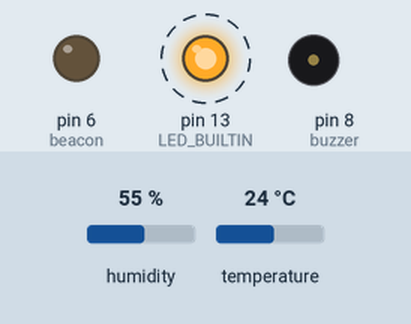
Recording of a sketch running on a simulated Arduino Uno, built with avr-gcc and run on an emulated ATmega328P. Shown: output pins drawn as LEDs (lit = HIGH), buzzer (waves = sounding, pin HIGH). Wiring (inferred from the names in the program): 24Cxx EEPROM at I2C address 0x50. Dashed ring = blinking. The test bench sets the inputs (shaded band); at power-on: humidity 55 %, temperature 24 °C. EEPROM starts erased; pins used as bus, display or sensor lines are not drawn; what the sketch prints to the serial monitor is not drawn.

Above: at 90.87 s.
Timing chart, 0 to 93.7 s (numbered marks = the images above):
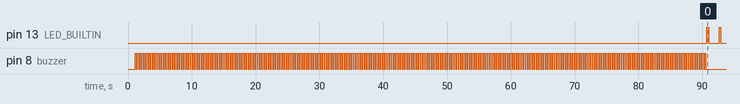

Measured:
- by itself, pin 13 (LED_BUILTIN): alternates HIGH for 0.29 s and LOW for 1.6 s

The sketch:

aero-strobe.ino
```cpp
// (licence header left out)
#define DEBUG // Comment to remove serial debug messages

// Include the Arduino's internal EEPROM Libray
#include <EEPROM.h>

// Include the I2C Wire Library
#include <Wire.h>

// Include the DHT Library
#include <DHT.h>;

// EEPROM I2C Address
#define EEPROM_I2C_ADDRESS 0x50

//DHT PIN
#define DHTPIN 7

//DHT TYPE 21 (AM2301)
#define DHTTYPE DHT21

// Set user editable variables
const bool MULTI_MODE_ENABLED = true; // Enable multi mode switching by power
const bool TEMP_CHECK_ENABLED = true; // Enable system temperature check
const float TEMP_ERROR = 60.0; // Temperature to put the system in protection mode
const int MODE2_TAIL_BRIGHTNESS = 22; // Brightness of Tail light (0-255)
const int WINGTIP_STROBE_NUM = 2; // Number of Wingtip flash
const int TAIL_STROBE_NUM = 1; // Number of Tail flash
const int TIME_BETWEEN_STROBE = 1600; // Time between flashes (in millis)

// Set system configuration variables
int strobe_wingtip = 10;
int strobe_tail = 9;
int beacon = 6;
int buzzer = 8;

int multi_mode_selector = 0; // Multi mode selector
int MULTI_MODE_EEPROM_ADDR = 0; // Multi mode EEPROM address
int dht_error = 0; // DHT error
int TEMP_ERROR_EEPROM_ADDRESS = 500; //EEPROM Address used to count DHT error

// Initialize DHT sensor for normal 16mhz Arduino
DHT dht(DHTPIN, DHTTYPE);

// Function to write to I2C EEPROOM
void i2cWriteEEPROM(int address, byte val)
{
  // Begin transmission to I2C EEPROM
  Wire.beginTransmission(EEPROM_I2C_ADDRESS);

  // Send memory address as two 8-bit bytes
  Wire.write((int)(address >> 8));   // MSB
  Wire.write((int)(address & 0xFF)); // LSB

  // Send data to be stored
  Wire.write(val);

  // End the transmission
  Wire.endTransmission();

  // Add 5ms delay for EEPROM
  delay(5);
}

// Function to read from I2C EEPROOM
byte i2cReadEEPROM(int address)
{
  // Define byte for received data
  byte rcvData = 0xFF;

  // Begin transmission to I2C EEPROM
  Wire.beginTransmission(EEPROM_I2C_ADDRESS);

  // Send memory address as two 8-bit bytes
  Wire.write((int)(address >> 8));   // MSB
  Wire.write((int)(address & 0xFF)); // LSB

  // End the transmission
  Wire.endTransmission();

  // Request one byte of data at current memory address
  Wire.requestFrom(EEPROM_I2C_ADDRESS, 1);

  // Read the data and assign to variable
  rcvData =  Wire.read();

  // Return the data as function output
  return rcvData;
}

// Function to check external temp and block the system if temp is over TEMP_ERROR user's value
void tempCheck() {
  // First temperature and humidity read
  float hum = dht.readHumidity();
  float temp = dht.readTemperature();

  // Check if any reads failed and increment error counter
  if (isnan(hum) || isnan(temp)) {
    Serial.println(F("Failed to read from DHT sensor!"));
    dht_error++;
  } else {
    dht_error = 0;
  }

  // Write error into external EEPROM
  if(dht_error == 1) {
    int eeprom_temp_error = i2cReadEEPROM(TEMP_ERROR_EEPROM_ADDRESS);
    eeprom_temp_error++;
    i2cWriteEEPROM(TEMP_ERROR_EEPROM_ADDRESS, eeprom_temp_error);
  }

  // If the DHT sensor is in error for more than 15 times (30sec) or there is an overtemperature stop the system
  if (dht_error >= 15 || temp >= TEMP_ERROR) {
    unsigned long error_time = (millis() / 1000);
    do {
      temp = dht.readTemperature();
      Serial.println(F("The temperature is too high or DHT sensor is unavailable!"));
      Serial.print("Current reading temperature: "); Serial.print(temp);
      Serial.println(" Celsius");

      // Turn on buzzer
      digitalWrite(buzzer, HIGH);
      delay(500);
      // Turn off buzzer
      digitalWrite(buzzer, LOW);

      // Wait 1 second before read again
      delay(1000);

      // If more than 3 minutes have passed turn on the buzzer to notify the problem
      if ((millis() / 1000) - error_time > 180) {
        // Turn on buzzer for at least 5 minutes
        digitalWrite(buzzer, HIGH);
        delay(300000);
      }
    } while (temp >= TEMP_ERROR);

    // Turn off buzzer
    digitalWrite(buzzer, LOW);
  }

  // Print temp and humidity values to serial monitor if debug enabled
  #ifdef DEBUG
  Serial.print("Humidity: ");
  Serial.print(hum);
  Serial.print("%, Temperature: ");
  Serial.print(temp);
  Serial.println(" Celsius");
  #endif
}

// Setup digital pin and peripherals
void setup() {
  Serial.begin(9600);
  Serial.println("System is starting up. Please wait...");

  // Connect to I2C BUS as Master
  Wire.begin();

  // Initizalize DHT sensor
  dht.begin();

  // Initialize digital pin
  pinMode(LED_BUILTIN, OUTPUT);
  pinMode(strobe_wingtip, OUTPUT);
  pinMode(strobe_tail, OUTPUT);
  pinMode(beacon, OUTPUT);
  pinMode(buzzer, OUTPUT);

  // Switch off all output
  digitalWrite(strobe_wingtip, LOW);
  digitalWrite(strobe_tail, LOW);
  digitalWrite(beacon, LOW);
  digitalWrite(buzzer, LOW);

  // Check I2C EEPROM Connection
  Wire.beginTransmission(EEPROM_I2C_ADDRESS);
  byte i2c_eeprom_error = Wire.endTransmission();
  if (i2c_eeprom_error == 0) {
    Serial.println("I2C EEPROM device OK!");
  } else {
    Serial.println("I2C EEPROM device not found!");
    // Tone 3 time to declare I2C EEPROM Error
    for (int i = 0; i < 3; i++) {
      digitalWrite(buzzer, HIGH);
      delay(150);
      digitalWrite(buzzer, LOW);
      delay(150);
    }
  }

  // If multi mode enabled save and read state to/from EEPROM
  if (MULTI_MODE_ENABLED) {
    // External EEPROM is available
    if (i2c_eeprom_error == 0) {
      // Read EEPROM
      multi_mode_selector = i2cReadEEPROM(MULTI_MODE_EEPROM_ADDR);
      // Increment mode readed
      multi_mode_selector++;

      // Write actual mode to EEPROM
      i2cWriteEEPROM(MULTI_MODE_EEPROM_ADDR, multi_mode_selector);

      // After 1 second we can safely put to mode 0 (standard)
      delay(1100);
      i2cWriteEEPROM(MULTI_MODE_EEPROM_ADDR, 0);
    } else {
      // Read EEPROM
      multi_mode_selector = EEPROM.read(MULTI_MODE_EEPROM_ADDR);
      // Increment mode readed
      multi_mode_selector++;

      // Write actual mode to EEPROM
      EEPROM.update(MULTI_MODE_EEPROM_ADDR, multi_mode_selector);

      // After 1 second we can safely put to mode 0 (standard)
      delay(1100);
      EEPROM.update(MULTI_MODE_EEPROM_ADDR, 0);
    }
  } else {
    delay(500); // Fix DHT startup on Nano Every
  }

  // Check DHT Sensor
  if (dht.read(true) != 0) {
    Serial.println("DHT device OK!");
    Serial.print("DHT Error counter read from EEPROM: ");
    Serial.println(i2cReadEEPROM(TEMP_ERROR_EEPROM_ADDRESS));
  } else {
    Serial.println("DHT device not found!");
    // Tone 6 time to declare DHT device error
    for (int i = 0; i < 6; i++) {
      digitalWrite(buzzer, HIGH);
      delay(150);
      digitalWrite(buzzer, LOW);
      delay(150);
    }
  }

  // Buzzer sound of mode enabled
  for (int i = 0; i < multi_mode_selector; i++) {
    digitalWrite(buzzer, HIGH);
    delay(200);
    digitalWrite(buzzer, LOW);
    delay(150);
  }

  Serial.println("System startup complete!");
  Serial.print("Mode ");
  Serial.print(multi_mode_selector);
  Serial.println(" selected");
}

void loop() {
  // Arduino LED On
  digitalWrite(LED_BUILTIN, HIGH);

  // Check temperature before flash (if enabled)
  if (TEMP_CHECK_ENABLED && multi_mode_selector != 3)
    tempCheck();

  // Wingtip flash
  for (int i = 0; i < WINGTIP_STROBE_NUM; i++) {
    digitalWrite(strobe_wingtip, HIGH);
    delay(70);
    digitalWrite(strobe_wingtip, LOW);
    if (i+1 < WINGTIP_STROBE_NUM)
      delay(70);
  }

  // Tail flash
  for (int i = 0; i < TAIL_STROBE_NUM; i++) {
    digitalWrite(strobe_tail, HIGH);
    delay(70);
    digitalWrite(strobe_tail, LOW);
    if (i+1 < TAIL_STROBE_NUM)
      delay(70);
  }
  if (multi_mode_selector == 2) {
    analogWrite(strobe_tail, MODE2_TAIL_BRIGHTNESS);
  } else {
    digitalWrite(strobe_tail, LOW);
  }

  // Arduino LED Off
  digitalWrite(LED_BUILTIN, LOW);

  // Delay after flash
  delay(TIME_BETWEEN_STROBE);
}
```
